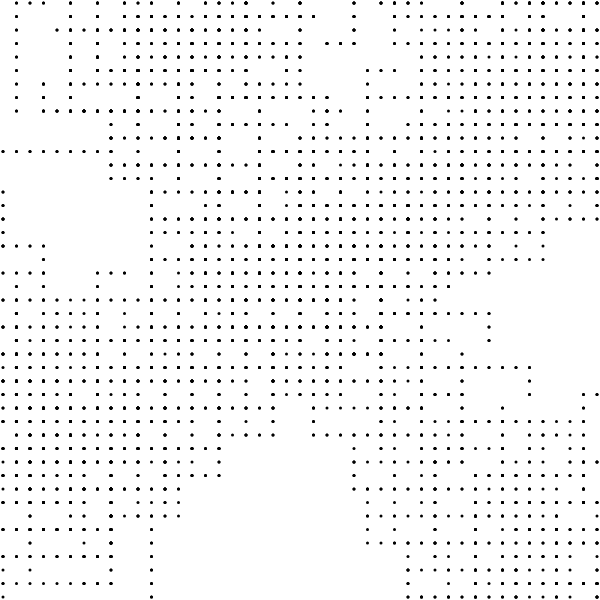
Frame 1 (no input)
Frame 60 (no input): identical to frame 1, image omitted
Frame 120 (the mouse pressed at the canvas centre since frame 60): identical to frame 1, image omitted

The p5.js sketch that drew this single still picture (run headless with seeded random() and noise() and a simulated clock; from frame 60 on, the mouse is pressed at the canvas centre):

// p5.js sketch
// ── sketch.js

//Created point P! line 66

let premise = 'P';
  let rules = {
    P:'PPPPP+PPPfPPP',
  }
let bigRule;


let length = 90;
let angle = 90;

function setup() {
  createCanvas(600, 600);
  angleMode(DEGREES);
  bigRule = resolveRules(premise, rules, 3);
  print(bigRule);
  
}

function draw() {
  background('white');
  stroke('black');
  strokeWeight(10);
  //noFill();
  translate(width / 2, height / 2);
  rotate(-90);
  scale(0.3);

  drawShape(bigRule);
   // angle += 1;
  // length += 0.1;
}

function resolveRules(startRule, rules, depth) {
  let endRule = '';
  for (let currentLetter of startRule) {
    if (currentLetter in rules) {
      endRule += rules[currentLetter];
    } else {
      endRule += currentLetter;
    }
  }
  if (depth >= 1) {
    endRule = resolveRules(endRule, rules, depth - 1);
  }
  return endRule;
}


function drawShape(rule)  {
  for (let c of rule) {
    if (c === 'F') {
      line(0, 0, length, 0);
      translate(length, 0);
    } else if (c === 'R') {
      rect(0, 0, length*2, length*2);
      translate(length, length);
    } else if (c === 'P') {
      point(0, 0);
      translate(length/2, 0);
    } else if (c === 'D') {
      line(0, 0, length * 4, 0);
      translate(length*4, 0);
    } else if (c === 'f') {
      translate(0, length, 0);
    } else if (c === '+') {
      rotate(angle);
    } else if (c === '-') {
      rotate(-angle);
    } else if (c === '[') {
      push();
    } else if (c === ']') {
      pop();
    } else if (c === '>') {
      scale(1.2);
    } else if (c === '<') {
      scale(0.8);
   
    }
  }
}
